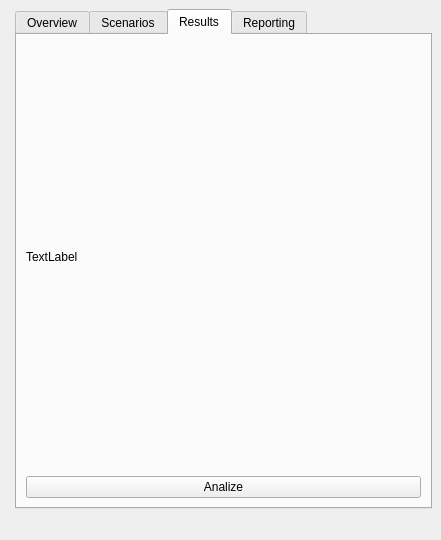
<?xml version="1.0" encoding="UTF-8"?>
<ui version="4.0">
 <class>SpatialDecisionDockWidgetBase</class>
 <widget class="QDockWidget" name="SpatialDecisionDockWidgetBase">
  <property name="geometry">
   <rect>
    <x>0</x>
    <y>0</y>
    <width>400</width>
    <height>540</height>
   </rect>
  </property>
  <property name="maximumSize">
   <size>
    <width>495</width>
    <height>550</height>
   </size>
  </property>
  <property name="windowTitle">
   <string>SDSS Template</string>
  </property>
  <widget class="QWidget" name="dockWidgetContents">
   <layout class="QFormLayout" name="formLayout_2">
    <item row="0" column="1">
     <widget class="QTabWidget" name="sampleWidgets">
      <property name="sizePolicy">
       <sizepolicy hsizetype="Expanding" vsizetype="Maximum">
        <horstretch>0</horstretch>
        <verstretch>0</verstretch>
       </sizepolicy>
      </property>
      <property name="maximumSize">
       <size>
        <width>16777215</width>
        <height>500</height>
       </size>
      </property>
      <property name="currentIndex">
       <number>2</number>
      </property>
      <widget class="QWidget" name="OverviewTab">
       <property name="maximumSize">
        <size>
         <width>1124</width>
         <height>16777215</height>
        </size>
       </property>
       <attribute name="title">
        <string>Overview</string>
       </attribute>
       <layout class="QVBoxLayout" name="verticalLayout_2">
        <item>
         <widget class="QTextEdit" name="textEdit">
          <property name="font">
           <font>
            <family>Calibri</family>
            <pointsize>9</pointsize>
           </font>
          </property>
          <property name="html">
           <string>&lt;!DOCTYPE HTML PUBLIC &quot;-//W3C//DTD HTML 4.0//EN&quot; &quot;http://www.w3.org/TR/REC-html40/strict.dtd&quot;&gt;
&lt;html&gt;&lt;head&gt;&lt;meta name=&quot;qrichtext&quot; content=&quot;1&quot; /&gt;&lt;style type=&quot;text/css&quot;&gt;
p, li { white-space: pre-wrap; }
&lt;/style&gt;&lt;/head&gt;&lt;body style=&quot; font-family:'Calibri'; font-size:9pt; font-weight:400; font-style:normal;&quot;&gt;
&lt;p style=&quot; margin-top:0px; margin-bottom:0px; margin-left:0px; margin-right:0px; -qt-block-indent:0; text-indent:0px;&quot;&gt;&lt;span style=&quot; font-family:'MS Shell Dlg 2'; font-size:8pt; font-style:italic;&quot;&gt;The purpose of this app&lt;/span&gt;&lt;span style=&quot; font-family:'MS Shell Dlg 2'; font-size:8pt;&quot;&gt; is to assist city planners to determine the best place to build additional charging spots for electric vehicles in the city of Rotterdam. Get an overview of the situation by loading the data and by checking or unchecking the six layers below. Go to the tab 'Analysis' for a more thourough analysis.&lt;/span&gt;&lt;/p&gt;&lt;/body&gt;&lt;/html&gt;</string>
          </property>
         </widget>
        </item>
        <item>
         <widget class="QPushButton" name="loadDataButton">
          <property name="text">
           <string>Load Project</string>
          </property>
         </widget>
        </item>
        <item>
         <layout class="QGridLayout" name="gridLayout_3" columnstretch="0,0">
          <item row="5" column="1">
           <widget class="QCheckBox" name="checkBoxPOI">
            <property name="text">
             <string>Points Of Interest</string>
            </property>
            <property name="checked">
             <bool>true</bool>
            </property>
           </widget>
          </item>
          <item row="6" column="1">
           <widget class="QCheckBox" name="checkBoxRoads">
            <property name="text">
             <string>Roads</string>
            </property>
            <property name="checked">
             <bool>true</bool>
            </property>
           </widget>
          </item>
          <item row="3" column="1">
           <widget class="QCheckBox" name="checkBoxDemand">
            <property name="text">
             <string>Electric Vehicle Demand</string>
            </property>
            <property name="checked">
             <bool>true</bool>
            </property>
           </widget>
          </item>
          <item row="7" column="1">
           <widget class="QCheckBox" name="checkBoxWaterways">
            <property name="text">
             <string>Waterways</string>
            </property>
            <property name="checked">
             <bool>true</bool>
            </property>
           </widget>
          </item>
          <item row="4" column="1">
           <widget class="QCheckBox" name="checkBoxIncome">
            <property name="text">
             <string>Average Income</string>
            </property>
            <property name="checked">
             <bool>false</bool>
            </property>
           </widget>
          </item>
          <item row="2" column="1">
           <widget class="QCheckBox" name="checkBoxChargingSpots">
            <property name="text">
             <string>Charging Spots</string>
            </property>
            <property name="checked">
             <bool>true</bool>
            </property>
           </widget>
          </item>
          <item row="8" column="1">
           <widget class="QCheckBox" name="checkBoxRailways">
            <property name="text">
             <string>Railways</string>
            </property>
            <property name="checked">
             <bool>true</bool>
            </property>
           </widget>
          </item>
          <item row="5" column="0">
           <widget class="QLabel" name="label_3">
            <property name="font">
             <font>
              <pointsize>11</pointsize>
              <weight>50</weight>
              <italic>true</italic>
              <bold>false</bold>
              <underline>false</underline>
             </font>
            </property>
            <property name="text">
             <string>Layers:</string>
            </property>
           </widget>
          </item>
         </layout>
        </item>
        <item>
         <layout class="QFormLayout" name="formLayout">
          <property name="fieldGrowthPolicy">
           <enum>QFormLayout::AllNonFixedFieldsGrow</enum>
          </property>
          <item row="3" column="1">
           <widget class="QLabel" name="selectLayerLabel">
            <property name="minimumSize">
             <size>
              <width>343</width>
              <height>0</height>
             </size>
            </property>
            <property name="text">
             <string>&lt;!DOCTYPE HTML PUBLIC &quot;-//W3C//DTD HTML 4.0//EN&quot; &quot;http://www.w3.org/TR/REC-html40/strict.dtd&quot;&gt;
&lt;html&gt;&lt;head&gt;&lt;meta name=&quot;qrichtext&quot; content=&quot;1&quot; /&gt;&lt;style type=&quot;text/css&quot;&gt;
p, li { white-space: pre-wrap; }
&lt;/style&gt;&lt;/head&gt;&lt;body style=&quot; font-family:'MS Shell Dlg 2'; font-size:8pt; font-weight:400; font-style:normal;&quot;&gt;
&lt;p align=&quot;center&quot; style=&quot; margin-top:0px; margin-bottom:0px; margin-left:0px; margin-right:0px; -qt-block-indent:0; text-indent:0px;&quot;&gt;&lt;span style=&quot; font-size:14pt; vertical-align:super;&quot;&gt;Low demand &lt;/span&gt;&lt;img src=&quot;:/newPrefix/income2.png&quot; /&gt; &lt;span style=&quot; font-size:14pt; vertical-align:super;&quot;&gt; High demand&lt;/span&gt;&lt;/p&gt;
&lt;p align=&quot;center&quot; style=&quot; margin-top:0px; margin-bottom:0px; margin-left:0px; margin-right:0px; -qt-block-indent:0; text-indent:0px;&quot;&gt;&lt;span style=&quot; font-size:14pt; vertical-align:super;&quot;&gt;Low income &lt;/span&gt;&lt;img src=&quot;:/newPrefix/00 Good one finals.jpg&quot; /&gt;  &lt;span style=&quot; font-size:14pt; vertical-align:super;&quot;&gt;High income&lt;/span&gt;&lt;/p&gt;&lt;/body&gt;&lt;/html&gt;</string>
            </property>
           </widget>
          </item>
          <item row="4" column="1">
           <widget class="QLabel" name="label_4">
            <property name="text">
             <string>     Legend for the layers 'Electric Vehicle Demand' and 'Average income':</string>
            </property>
           </widget>
          </item>
         </layout>
        </item>
        <item>
         <layout class="QGridLayout" name="gridLayout"/>
        </item>
       </layout>
      </widget>
      <widget class="QWidget" name="AnalysisTab">
       <attribute name="title">
        <string>Scenarios</string>
       </attribute>
       <layout class="QGridLayout" name="gridLayout_2">
        <item row="0" column="0" colspan="3">
         <widget class="QTextBrowser" name="textBrowser">
          <property name="html">
           <string>&lt;!DOCTYPE HTML PUBLIC &quot;-//W3C//DTD HTML 4.0//EN&quot; &quot;http://www.w3.org/TR/REC-html40/strict.dtd&quot;&gt;
&lt;html&gt;&lt;head&gt;&lt;meta name=&quot;qrichtext&quot; content=&quot;1&quot; /&gt;&lt;style type=&quot;text/css&quot;&gt;
p, li { white-space: pre-wrap; }
&lt;/style&gt;&lt;/head&gt;&lt;body style=&quot; font-family:'MS Shell Dlg 2'; font-size:8.25pt; font-weight:400; font-style:normal;&quot;&gt;
&lt;p style=&quot; margin-top:0px; margin-bottom:0px; margin-left:0px; margin-right:0px; -qt-block-indent:0; text-indent:0px;&quot;&gt;&lt;span style=&quot; font-size:8pt;&quot;&gt;Hover your mouse over the map of Rotterdam to get relevant information about the potential areas. Select maximum four areas for a more thorough analysis and press the button 'Analyze'. &lt;/span&gt;&lt;/p&gt;
&lt;p style=&quot;-qt-paragraph-type:empty; margin-top:0px; margin-bottom:0px; margin-left:0px; margin-right:0px; -qt-block-indent:0; text-indent:0px; font-size:8pt;&quot;&gt;&lt;br /&gt;&lt;/p&gt;
&lt;p style=&quot; margin-top:0px; margin-bottom:0px; margin-left:0px; margin-right:0px; -qt-block-indent:0; text-indent:0px;&quot;&gt;&lt;span style=&quot; font-size:8pt;&quot;&gt;The following results will be visualized in the tab 'Results':&lt;/span&gt;&lt;/p&gt;
&lt;p style=&quot; margin-top:0px; margin-bottom:0px; margin-left:0px; margin-right:0px; -qt-block-indent:0; text-indent:0px;&quot;&gt;&lt;span style=&quot; font-size:8pt;&quot;&gt;- Distance to closest charging spot&lt;/span&gt;&lt;/p&gt;
&lt;p style=&quot; margin-top:0px; margin-bottom:0px; margin-left:0px; margin-right:0px; -qt-block-indent:0; text-indent:0px;&quot;&gt;&lt;span style=&quot; font-size:8pt;&quot;&gt;- Demand of parking spots&lt;/span&gt;&lt;/p&gt;
&lt;p style=&quot; margin-top:0px; margin-bottom:0px; margin-left:0px; margin-right:0px; -qt-block-indent:0; text-indent:0px;&quot;&gt;&lt;span style=&quot; font-size:8pt;&quot;&gt;- Average occupation of closest charging spot&lt;/span&gt;&lt;/p&gt;
&lt;p style=&quot; margin-top:0px; margin-bottom:0px; margin-left:0px; margin-right:0px; -qt-block-indent:0; text-indent:0px;&quot;&gt;&lt;span style=&quot; font-size:8pt;&quot;&gt;- Number of Points of Interest (hospitals, schools etc.)&lt;/span&gt;&lt;/p&gt;
&lt;p style=&quot; margin-top:0px; margin-bottom:0px; margin-left:0px; margin-right:0px; -qt-block-indent:0; text-indent:0px;&quot;&gt;&lt;span style=&quot; font-size:8pt;&quot;&gt;- Distance to closest Point of Interest&lt;/span&gt;&lt;/p&gt;
&lt;p style=&quot; margin-top:0px; margin-bottom:0px; margin-left:0px; margin-right:0px; -qt-block-indent:0; text-indent:0px;&quot;&gt;&lt;span style=&quot; font-size:8pt;&quot;&gt;- Average household income&lt;/span&gt;&lt;/p&gt;&lt;/body&gt;&lt;/html&gt;</string>
          </property>
         </widget>
        </item>
        <item row="1" column="0">
         <widget class="QPushButton" name="createScenarioButton">
          <property name="text">
           <string>Create New Scenario</string>
          </property>
         </widget>
        </item>
        <item row="1" column="1">
         <widget class="QPushButton" name="addPointsButton">
          <property name="text">
           <string>Add Points</string>
          </property>
         </widget>
        </item>
        <item row="1" column="2">
         <widget class="QPushButton" name="deletePointsButton">
          <property name="text">
           <string>Delete Points</string>
          </property>
         </widget>
        </item>
        <item row="2" column="0">
         <widget class="QPushButton" name="deleteScenarioButton">
          <property name="text">
           <string>Delete Scenario</string>
          </property>
         </widget>
        </item>
        <item row="3" column="0">
         <widget class="QLabel" name="label_2">
          <property name="text">
           <string>Select Active Scenario:</string>
          </property>
         </widget>
        </item>
        <item row="3" column="1">
         <widget class="QComboBox" name="activeScenarioCombo_2"/>
        </item>
        <item row="3" column="2">
         <widget class="QPushButton" name="turnVisibilityButton">
          <property name="text">
           <string>Turn Visibility</string>
          </property>
         </widget>
        </item>
        <item row="4" column="0">
         <widget class="QLabel" name="label_5">
          <property name="text">
           <string>Charging spots list:</string>
          </property>
         </widget>
        </item>
        <item row="5" column="0" colspan="3">
         <widget class="QTableView" name="chargingSpotsTable"/>
        </item>
        <item row="6" column="0">
         <widget class="QPushButton" name="saveScenariosButton">
          <property name="text">
           <string>Save Scenarios</string>
          </property>
         </widget>
        </item>
        <item row="2" column="1" colspan="2">
         <widget class="QPushButton" name="confirmPointsButton">
          <property name="text">
           <string>Confirm</string>
          </property>
         </widget>
        </item>
       </layout>
      </widget>
      <widget class="QWidget" name="ResultsTab">
       <attribute name="title">
        <string>Results</string>
       </attribute>
       <layout class="QGridLayout" name="gridLayout_4">
        <item row="0" column="0">
         <widget class="QLabel" name="label">
          <property name="text">
           <string>TextLabel</string>
          </property>
         </widget>
        </item>
        <item row="1" column="0">
         <widget class="QPushButton" name="pushButton">
          <property name="text">
           <string>Analize</string>
          </property>
         </widget>
        </item>
       </layout>
      </widget>
      <widget class="QWidget" name="ReportingTab">
       <attribute name="title">
        <string>Reporting</string>
       </attribute>
       <layout class="QVBoxLayout" name="verticalLayout"/>
      </widget>
     </widget>
    </item>
   </layout>
  </widget>
 </widget>
 <resources/>
 <connections/>
</ui>
